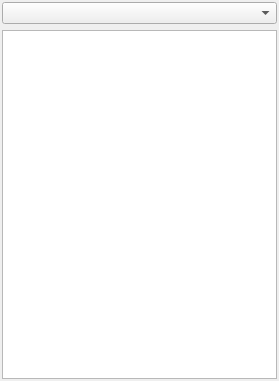
<?xml version="1.0" encoding="UTF-8"?>
<ui version="4.0">
 <class>ScriptsDock</class>
 <widget class="QDockWidget" name="ScriptsDock">
  <property name="geometry">
   <rect>
    <x>0</x>
    <y>0</y>
    <width>279</width>
    <height>381</height>
   </rect>
  </property>
  <property name="windowTitle">
   <string>Scripts</string>
  </property>
  <widget class="QWidget" name="dockWidgetContents">
   <layout class="QGridLayout" name="gridLayout">
    <property name="leftMargin">
     <number>2</number>
    </property>
    <property name="topMargin">
     <number>2</number>
    </property>
    <property name="rightMargin">
     <number>2</number>
    </property>
    <property name="bottomMargin">
     <number>2</number>
    </property>
    <item row="1" column="0">
     <widget class="QTreeView" name="treeView"/>
    </item>
    <item row="0" column="0">
     <widget class="QComboBox" name="dirComboBox"/>
    </item>
   </layout>
  </widget>
 </widget>
 <resources/>
 <connections/>
</ui>
